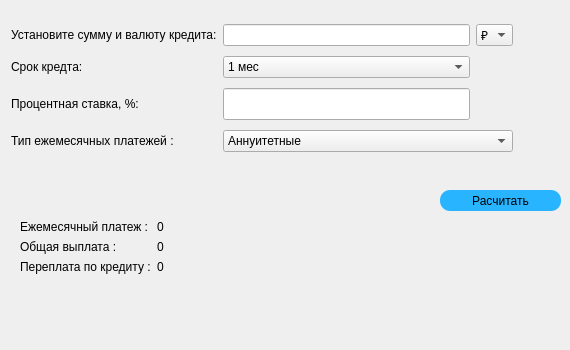
    <widget class="QWidget" name="tab_2">
     <attribute name="title">
      <string>Кредитный калькулятор</string>
     </attribute>
     <widget class="QPushButton" name="pushButton_count">
      <property name="geometry">
       <rect>
        <x>440</x>
        <y>190</y>
        <width>121</width>
        <height>21</height>
       </rect>
      </property>
      <property name="styleSheet">
       <string notr="true">QPushButton {
	border-radius: 10px;
	background-color: rgb(41, 180, 255);
	color : rgb(0, 0, 0);
} </string>
      </property>
      <property name="text">
       <string>Расчитать</string>
      </property>
     </widget>
     <widget class="QWidget" name="layoutWidget_2">
      <property name="geometry">
       <rect>
        <x>20</x>
        <y>220</y>
        <width>501</width>
        <height>121</height>
       </rect>
      </property>
      <layout class="QFormLayout" name="formLayout_1">
       <item row="1" column="0">
        <widget class="QLabel" name="label_5">
         <property name="text">
          <string>Ежемесячный платеж :</string>
         </property>
        </widget>
       </item>
       <item row="1" column="1">
        <widget class="QLabel" name="label_per_m">
         <property name="text">
          <string>0</string>
         </property>
        </widget>
       </item>
       <item row="2" column="0">
        <widget class="QLabel" name="label_7">
         <property name="text">
          <string>Общая выплата :</string>
         </property>
        </widget>
       </item>
       <item row="2" column="1">
        <widget class="QLabel" name="label_sum">
         <property name="text">
          <string>0</string>
         </property>
        </widget>
       </item>
       <item row="3" column="1">
        <widget class="QLabel" name="label_pereplata">
         <property name="text">
          <string>0</string>
         </property>
        </widget>
       </item>
       <item row="3" column="0">
        <widget class="QLabel" name="label_6">
         <property name="text">
          <string>Переплата по кредиту :</string>
         </property>
        </widget>
       </item>
      </layout>
     </widget>
     <widget class="QWidget" name="layoutWidget">
      <property name="geometry">
       <rect>
        <x>11</x>
        <y>20</y>
        <width>502</width>
        <height>139</height>
       </rect>
      </property>
      <layout class="QGridLayout" name="gridLayout_1">
       <item row="1" column="0">
        <widget class="QLabel" name="label_2">
         <property name="text">
          <string>Срок кредта:</string>
         </property>
        </widget>
       </item>
       <item row="2" column="1">
        <widget class="QLineEdit" name="percent">
         <property name="font">
          <font>
           <family>.AppleSystemUIFont</family>
           <pointsize>15</pointsize>
           <italic>false</italic>
           <bold>false</bold>
          </font>
         </property>
         <property name="styleSheet">
          <string notr="true">font: 15pt &quot;.AppleSystemUIFont&quot;;</string>
         </property>
         <property name="text">
          <string/>
         </property>
        </widget>
       </item>
       <item row="0" column="0">
        <widget class="QLabel" name="label">
         <property name="text">
          <string>Установите сумму и валюту кредита:</string>
         </property>
        </widget>
       </item>
       <item row="0" column="1">
        <widget class="QLineEdit" name="lineEdit_sum">
         <property name="styleSheet">
          <string notr="true">font: 15pt &quot;.AppleSystemUIFont&quot;;</string>
         </property>
         <property name="text">
          <string/>
         </property>
        </widget>
       </item>
       <item row="3" column="0">
        <widget class="QLabel" name="label_4">
         <property name="text">
          <string>Тип ежемесячных платежей :</string>
         </property>
        </widget>
       </item>
       <item row="3" column="1" colspan="2">
        <widget class="QComboBox" name="type">
         <item>
          <property name="text">
           <string>Аннуитетные</string>
          </property>
         </item>
         <item>
          <property name="text">
           <string>Дифференцированные</string>
          </property>
         </item>
        </widget>
       </item>
       <item row="1" column="1">
        <widget class="QComboBox" name="month">
         <item>
          <property name="text">
           <string>1 мес</string>
          </property>
         </item>
         <item>
          <property name="text">
           <string>3 мес</string>
          </property>
         </item>
         <item>
          <property name="text">
           <string>6 мес</string>
          </property>
         </item>
         <item>
          <property name="text">
           <string>9 мес</string>
          </property>
         </item>
         <item>
          <property name="text">
           <string>1 год</string>
          </property>
         </item>
         <item>
          <property name="text">
           <string>1.5 года</string>
          </property>
         </item>
         <item>
          <property name="text">
           <string>2 года</string>
          </property>
         </item>
         <item>
          <property name="text">
           <string>3 года</string>
          </property>
         </item>
         <item>
          <property name="text">
           <string>4 года</string>
          </property>
         </item>
         <item>
          <property name="text">
           <string>5 лет</string>
          </property>
         </item>
         <item>
          <property name="text">
           <string>6 лет</string>
          </property>
         </item>
         <item>
          <property name="text">
           <string>7 лет</string>
          </property>
         </item>
         <item>
          <property name="text">
           <string>10 лет</string>
          </property>
         </item>
         <item>
          <property name="text">
           <string>15 лет</string>
          </property>
         </item>
         <item>
          <property name="text">
           <string>20 лет</string>
          </property>
         </item>
         <item>
          <property name="text">
           <string>25 лет</string>
          </property>
         </item>
         <item>
          <property name="text">
           <string>30 лет</string>
          </property>
         </item>
        </widget>
       </item>
       <item row="0" column="2">
        <widget class="QComboBox" name="valuta">
         <item>
          <property name="text">
           <string>₽</string>
          </property>
         </item>
         <item>
          <property name="text">
           <string>$</string>
          </property>
         </item>
         <item>
          <property name="text">
           <string>€</string>
          </property>
         </item>
        </widget>
       </item>
       <item row="2" column="0">
        <widget class="QLabel" name="label_3">
         <property name="text">
          <string>Процентная ставка, %: </string>
         </property>
        </widget>
       </item>
      </layout>
     </widget>
    </widget>
